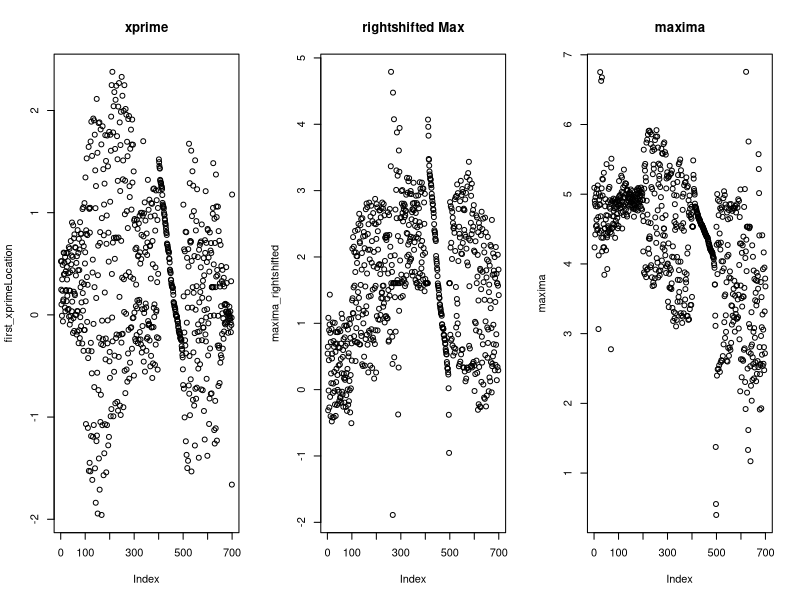

This chart was generated by the following R code: (Note: this script raises an error after producing the figure.)
# We want to look at the emmitance data taken so far to find the full width 50 and 
# Investigate any anomolus readings as necessary. 


setwd("C:\\Users\\smellin\\Desktop\\FinalProject")


#library(tictoc)
#library(boot)
#library(ggplot2)
#library(plotly)


# # load the data sample ; THIS ENDED UP NOT BEING A USEFUL WAY
# To Acess the data
# 
# # this data was all taken on the 23rd of November
# twoPLC.test <- read.csv("CurrentReadings2PLCs_11_23.csv")
# threePLC.test <- read.csv("CurrentReadings3PLCs_11_23.csv")
# fourPLC.test <- read.csv("CurrentReadings4PLCs_11_23.csv")
# fivePLC.test <- read.csv("CurrentReadings5PLCs_11_23.csv")
# sixPLC.test <- read.csv("CurrentReadings6PLCs_11_23.csv")
# # this data was taken perviously, aproximately 30 minutes
# # appart on the 15th of November
# twoA.PLC.test <- read.csv("CurrentReadings2PLC100.csv")
# threeB.PLC.test <- read.csv("CurrentReadings2PLC100num2.csv")

##
# next we need to select the data we are interested in
# we are going to look at the 1st set of currents, the location 
# of the max current, and 5 steps before the max current. 

# due to difficutlties with the stage, and a drift in location of the
# maxima (possibly also associated with stage step mis-match in y)
# we cannot simply say take the middle data point. 
# I had to go though and find the maxima on each of the data sets 
# by eye (which was done in excell)

# maxima <- array(data=NA, dim =  c(7,100))
# maxima_rightshifted <-array(data=NA, dim =  c(7,100))
# first_xprimeLocation <- array(data,NA, dim = c(7,100))

# initally I was going to write a script to do this, but because of the
# lack of consistancy , I have hacked the data and  just made the arrays 
# that I want. 
maxima.test <- read.delim("maxima.txt", header = FALSE, sep="\n")
maxima <- maxima.test[,1]
maxima_rightshifted.test <- read.delim("rightshifted.csv", header = FALSE, sep="\n")
maxima_rightshifted <- maxima_rightshifted.test[,1]
first_xprimeLocation.test <- read.delim("xprime_1.csv", header = FALSE, sep="\n")
first_xprimeLocation <- first_xprimeLocation.test[,1]




# UGH, Reading this is a mess, so I'm gonna continue to hack
# I have to go through and remove any negitive currents, negitive current 
# represents electrons in the detector which are typically repelled
# by the bias applied to the detector. The exception for this is that in the first location
# negitive currents may be a product of the noise
# I also want to remove any data that is wildly out of sync with the rest; 
# I also don't think I need to look at any outliers. 
# I expect outliers are caused by errors in reading that are 
# outside of the noise we are looking at, these are things like
# the system being bumped as people walk around the lab, 
# but not the noise caused by the floor vibrating when 
# people are walking around and not physically hitting the 
# system. 
#old.par <- par(mfrow=c(1,2))
#plot(first_xprimeLocation, main="PreClean")
for (i in 1:700){
  if ( maxima[i] >= (median(maxima)+3*sd(maxima)) || maxima[i] <= (median(maxima)-4*sd(maxima))){
    maxima[i] = median(maxima)
  }
  
  if (maxima_rightshifted[i] >= (median(maxima_rightshifted)+2.5*sd(maxima_rightshifted)) || maxima_rightshifted[i] <= (median(maxima_rightshifted)-2.5*sd(maxima_rightshifted))){
    maxima_rightshifted[i] = median(maxima_rightshifted)
  }
  if (first_xprimeLocation[i] >= (median(first_xprimeLocation)+2.5*sd(maxima))|| first_xprimeLocation[i] <= (median(first_xprimeLocation)-2.5*sd(first_xprimeLocation))){
    first_xprimeLocation[i] = median(first_xprimeLocation)
  }
}
#plot(first_xprimeLocation, main="postClean")
#par(old.par)

old.par <- par(mfrow=c(1, 3))
plot(first_xprimeLocation, main = "xprime")
plot(maxima_rightshifted, main = "rightshifted Max")
plot(maxima, main="maxima")
par(old.par)

# looking at the data cleaned up shows me that there wasn't 
# consistent amounts of noise across samples, 
# but that there was no noticible relationship
# between PLC and amount of noise, 

# however we can really check this by running our code from week 7
# we need to set the data up in a way that we can actually run our 
# week 7 code. so we can run a loop though the data

# noise across a single sample

noise.2plc.first = abs(first_xprimeLocation[1:100]-median(first_xprimeLocation[1:100]))
noise.2plc.shift = abs(maxima_rightshifted[1:100]-median(maxima_rightshifted[1:100]))
noise.2plc.max = abs(maxima[1:100]-median(maxima[1:100]))
OurProbabilityDistribution(noise.2plc.first)
OurProbabilityDistribution(noise.2plc.shift)
OurProbabilityDistribution(noise.2plc.max)
#print('the model for the first area of data collection is')
#FUNCION(noise.2plc.first)
#print('the model for the area 25 micrometers from the maxima is')
#print(FUNCION(noise.2plc.first))
#print('the model for the area at maxima is')
#print(FUNCTION(noise.2plc.max))
old.par <- par(mfrow=c(1, 3))
plot(noise.2plc.first, main = "xprime")
plot(noise.2plc.shift, main = "rightshifted Max")
plot(noise.2plc.max, main="maxima")
par(old.par)

#
# noise across samples 2, 3, 5 & 6

old.par <- par(mfrow=c(1, 4))

noise.2plc = abs(first_xprimeLocation[201:300]-median(first_xprimeLocation[201:300]))
noise.3plc = abs(first_xprimeLocation[301:400]-median(first_xprimeLocation[301:400]))
noise.5plc = abs(first_xprimeLocation[501:600]-median(first_xprimeLocation[501:600]))
noise.6plc = abs(first_xprimeLocation[601:700]-median(first_xprimeLocation[601:700]))
OurProbabilityDistribution(noise.2plc)
OurProbabilityDistribution(noise.3plc)
OurProbabilityDistribution(noise.5plc)
OurProbabilityDistribution(noise.6plc)


plot(noise.2plc, main = "2PLC")
plot(noise.3plc, main = "3PLC")
plot(noise.5plc, main="5PLC")
plot(noise.6plc, main="6PLC")
par(old.par)

##

# Wierd visual area
old.par <- par(mfrow=c(1, 1))
noise.odd = maxima[201:400] - min(maxima[201:400])
OurProbabilityDistribution(noise.odd)
plot(noise.odd)

